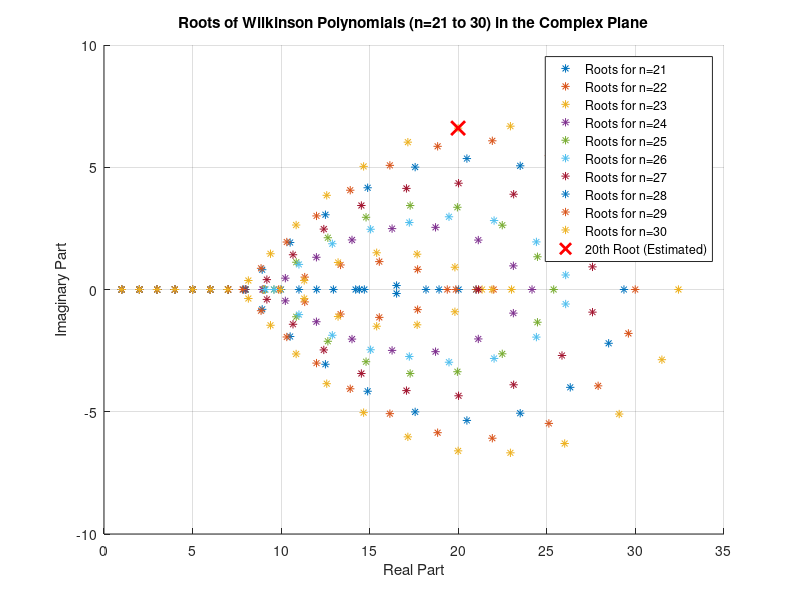

MATLAB code to generate this figure:
% Plot roots of Wilkinson polynomials for n = 21 to 30
figure;
hold on;
for n = 21:30
    % Generate the Wilkinson polynomial coefficients
    coefficients = poly(1:n);
    
    % Find the numerical roots
    computed_roots = roots(coefficients);
    
    % Plot the roots in the complex plane
    plot(real(computed_roots), imag(computed_roots), '*', 'DisplayName', sprintf('Roots for n=%d', n));
    
    % If n == 30, analyze the 20th root
    if n == 30
        % True value of the 20th root
        true_root = 20;
        
        % Find the root closest to 20
        [~, idx] = min(abs(computed_roots - true_root)); % Returns min value and index. Min value not needed, thus the placeholder "~"
        estimated_root = computed_roots(idx);
        
        % Calculate relative error
        relative_error = abs(estimated_root - true_root) / abs(true_root);
        
        % Machine epsilon
        epsilon = eps;
        
        % Estimate condition number
        condition_number = relative_error / epsilon;
        
        % Display results
        fprintf('Degree-30 Polynomial:\n');
        fprintf('True Root: %f\n', true_root);
        fprintf('Estimated Root: %f + %fi\n', real(estimated_root), imag(estimated_root));
        fprintf('Relative Error: %e\n', relative_error);
        fprintf('Condition Number: %e\n', condition_number);
        
        % Highlight the 20th root
        plot(real(estimated_root), imag(estimated_root), 'rx', 'MarkerSize', 10, 'LineWidth', 2, ...
             'DisplayName', '20th Root (Estimated)');
    end
end
hold off;

% Finalize the plot
title('Roots of Wilkinson Polynomials (n=21 to 30) in the Complex Plane');
xlabel('Real Part');
ylabel('Imaginary Part');
grid on;
legend;
